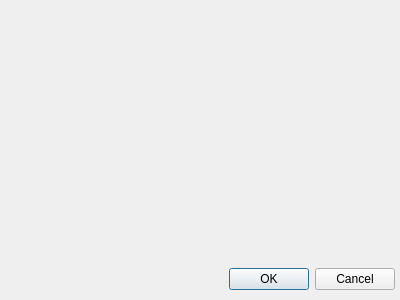
<?xml version="1.0" encoding="UTF-8"?>
<ui version="4.0">
 <class>BaseDialog</class>
 <widget class="QDialog" name="BaseDialog">
  <property name="geometry">
   <rect>
    <x>0</x>
    <y>0</y>
    <width>400</width>
    <height>300</height>
   </rect>
  </property>
  <property name="windowTitle">
   <string>Dialog</string>
  </property>
  <layout class="QVBoxLayout" name="verticalLayout">
   <property name="spacing">
    <number>5</number>
   </property>
   <property name="margin">
    <number>5</number>
   </property>
   <item>
    <widget class="QStackedWidget" name="stack_widget_">
     <widget class="QWidget" name="page"/>
    </widget>
   </item>
   <item>
    <layout class="QHBoxLayout">
     <property name="spacing">
      <number>6</number>
     </property>
     <property name="margin">
      <number>0</number>
     </property>
     <item>
      <spacer>
       <property name="orientation">
        <enum>Qt::Horizontal</enum>
       </property>
       <property name="sizeHint" stdset="0">
        <size>
         <width>131</width>
         <height>31</height>
        </size>
       </property>
      </spacer>
     </item>
     <item>
      <widget class="QPushButton" name="okButton">
       <property name="text">
        <string>OK</string>
       </property>
      </widget>
     </item>
     <item>
      <widget class="QPushButton" name="cancelButton">
       <property name="text">
        <string>Cancel</string>
       </property>
      </widget>
     </item>
    </layout>
   </item>
  </layout>
 </widget>
 <resources/>
 <connections>
  <connection>
   <sender>okButton</sender>
   <signal>clicked()</signal>
   <receiver>BaseDialog</receiver>
   <slot>accept()</slot>
   <hints>
    <hint type="sourcelabel">
     <x>278</x>
     <y>253</y>
    </hint>
    <hint type="destinationlabel">
     <x>96</x>
     <y>254</y>
    </hint>
   </hints>
  </connection>
  <connection>
   <sender>cancelButton</sender>
   <signal>clicked()</signal>
   <receiver>BaseDialog</receiver>
   <slot>reject()</slot>
   <hints>
    <hint type="sourcelabel">
     <x>369</x>
     <y>253</y>
    </hint>
    <hint type="destinationlabel">
     <x>179</x>
     <y>282</y>
    </hint>
   </hints>
  </connection>
 </connections>
</ui>
